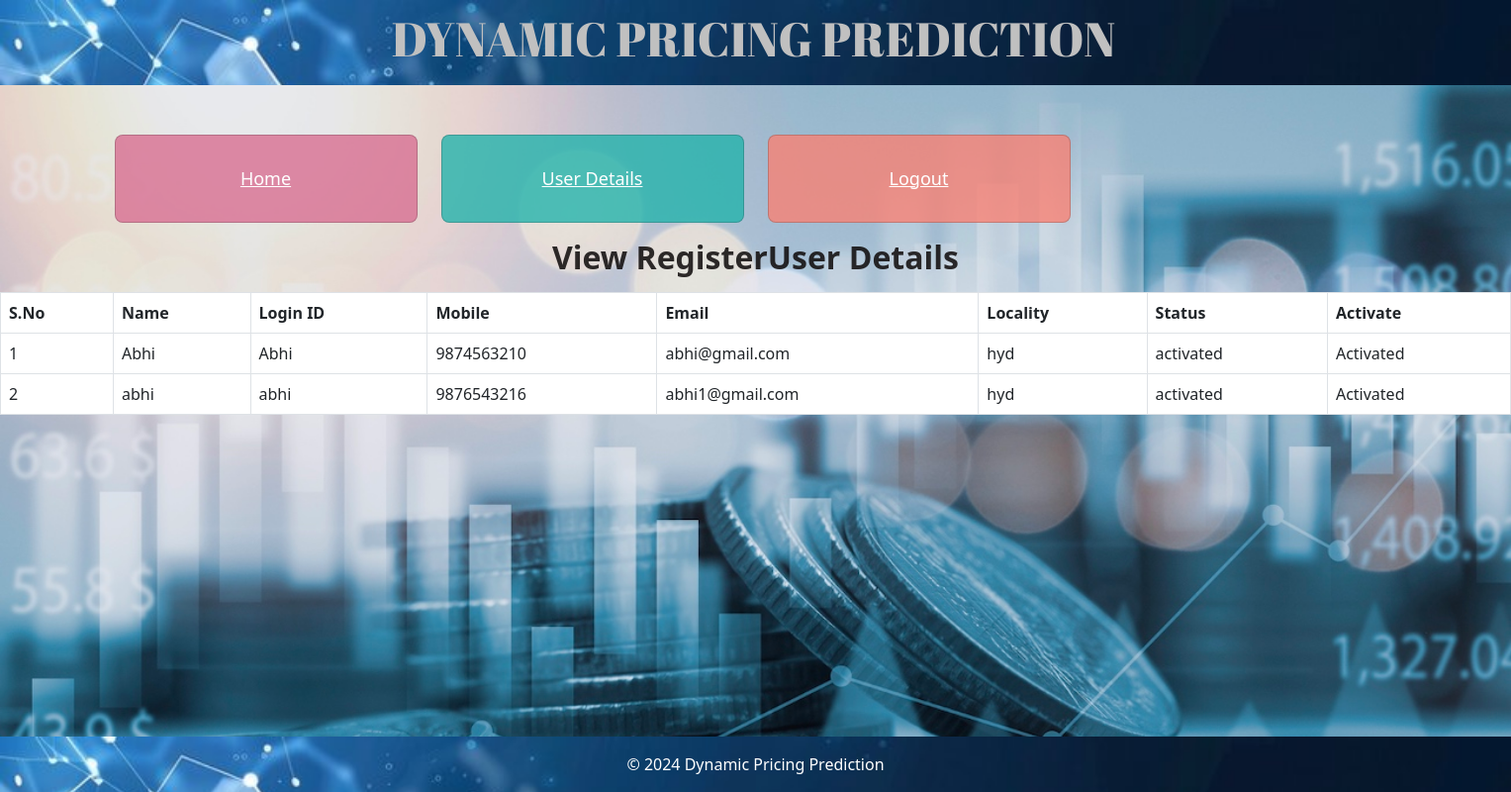
Page /UserDetails/ on the committed database.
### users/models.py (models this page shows, shortened)
class UserRegistrationModel(models.Model):
    name = models.CharField(max_length=100)
    loginid = models.CharField(unique=True, max_length=100)
    password = models.CharField(max_length=100)
    mobile = models.CharField(unique=True, max_length=100)
    email = models.CharField(unique=True, max_length=100)
    locality = models.CharField(max_length=100)
    address = models.CharField(max_length=1000)
    city = models.CharField(max_length=100)
    state = models.CharField(max_length=100)
    status = models.CharField(max_length=100)
    class Meta:
        db_table = 'UserRegister'

### admins/views.py (the view)
# urls.py: path('UserDetails/', admins.UserDetails, name='UserDetails'),
def UserDetails(request):
    data = UserRegistrationModel.objects.all()
    return render(request,'admins/UserDetails.html',{'data':data})

### templates/admins/UserDetails.html
{% extends 'admins/AdminBase.html'%}
{%block contents%}
 <section id="intro">
    <div class="intro-text">
      <p><h2 align="center" style="font-weight:bold; color:rgba(14, 10, 10, 0.863);">View RegisterUser Details</h2></p>
      <table class="table table-bordered bg-light text-dark">
    <thead style="color:brown;">
      <tr>
        <th>S.No</th>
        <th>Name</th>
        <th>Login ID</th>
        <th>Mobile</th>
        <th>Email</th>
        <th>Locality</th>
        <th>Status</th>
        <th>Activate</th>
      </tr>
    </thead>
    <tbody>
    {% for i in data %}
                                            <tr style="color: Black">
                                                <td>{{forloop.counter}}</td>
                                                <td>{{i.name}}</td>
                                                <td>{{i.loginid}}</td>
                                                <td>{{i.mobile}}</td>
                                                <td>{{i.email}}</td>
                                                <td>{{i.locality}}</td>
                                                <td>{{i.status}}</td>
                                                {% if i.status == 'waiting' %}
                                                <td><a class="btn-link" href="/ActivaUsers/?uid={{ i.id }}"
                                                       style="color:DARKBLUE">Activate</a></td>
                                                {% else %}
                                                <td> Activated</td>
                                                {% endif %}
                                            </tr>
                                            {% endfor %}
    </tbody>
  </table>
    </div>
  </section>
{%endblock%}

### templates/admins/AdminBase.html (shortened to what this page needs)
<!DOCTYPE html>
<html lang="en">
{% load static %}
<head>
    <link href="https://cdn.jsdelivr.net/npm/bootstrap@5.3.0-alpha1/dist/css/bootstrap.min.css" rel="stylesheet">
    <link href="https://cdnjs.cloudflare.com/ajax/libs/animate.css/4.1.1/animate.min.css" rel="stylesheet">
</head>
<body>
    <nav class="navbar navbar-expand-lg navbar-light navbar-custom">
        <div class="container-fluid" align="center">
            <h1><a class="navbar-brand" style="padding: 50%; color:silver; ">DYNAMIC PRICING PREDICTION</a></h1>
        </div>
    </nav>
    <div class="container">
        <div class="row animate__animated animate__fadeIn">
            <div class="col-md-3">
                <div class="card card-home">
                    <a href="{% url 'AdminHome' %}" class="nav-link-custom">Home</a>
                </div>
            </div>
            <div class="col-md-3">
                <div class="card card-user">
                    <a href="{% url 'UserDetails' %}" class="nav-link-custom">User Details</a>
                </div>
            </div>
            <div class="col-md-3">
                <div class="card card-register">
                    <a href="{% url 'Home' %}" class="nav-link-custom">Logout</a>
                </div>
            </div>
        </div>
    </div>
    <div class="main-content">
    {% block contents %}{% endblock %}
    </div>
    <footer id="footer" style="background-color: dimgrey;">
        © 2024 Dynamic Pricing Prediction
    </footer>
</body>
</html>

### rows in the picture
UserRegistrationModel: name "Abhi", loginid "Abhi", mobile "9874563210", email "abhi@gmail.com", locality "hyd", status "activated", shows "Activated"
UserRegistrationModel: name "abhi", loginid "abhi", mobile "9876543216", email "abhi1@gmail.com", locality "hyd", status "activated", shows "Activated"
